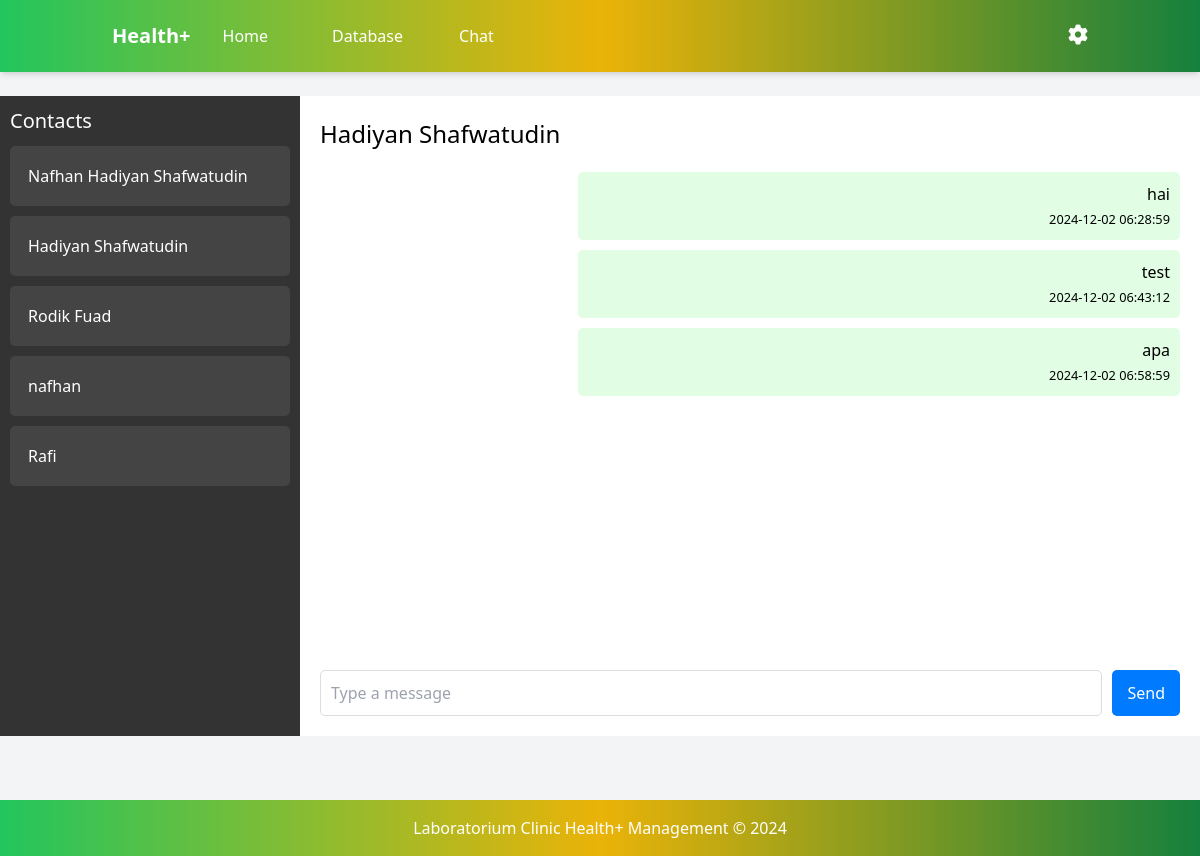
The app's page /chat_admin/2 (signed in) with its own data.
### app/models.py (models this page shows, shortened)
class User(db.Model, UserMixin):
    id = db.Column(db.Integer, primary_key=True)
    username = db.Column(db.String(150), unique=True, nullable=False)
    password = db.Column(db.String(150), nullable=False)

class PersonalData(db.Model):
    id = db.Column(db.Integer, primary_key=True)
    user_id = db.Column(db.Integer, db.ForeignKey('user.id'), unique=True, nullable=False)
    full_name = db.Column(db.String(100), nullable=False)
    nik = db.Column(db.String(20), nullable=False)
    domicile = db.Column(db.String(100), nullable=False)
    phone = db.Column(db.String(15), nullable=False)
    created_at = db.Column(db.DateTime, default=datetime.utcnow)
    user = db.relationship('User', backref=db.backref('personal_data', uselist=False), lazy=True)
    reservations = db.relationship('Reservation', back_populates='patient', lazy=True)

class Chat(db.Model):
    id = db.Column(db.Integer, primary_key=True)
    sender_id = db.Column(db.Integer, db.ForeignKey('user.id'), nullable=False)
    receiver_id = db.Column(db.Integer, db.ForeignKey('user.id'), nullable=False)
    message = db.Column(db.String(500), nullable=False)
    timestamp = db.Column(db.DateTime, default=lambda: datetime.now(timezone.utc))
    is_read = db.Column(db.Boolean, default=False)  # Kolom baru
    sender = db.relationship('User', foreign_keys=[sender_id])
    receiver = db.relationship('User', foreign_keys=[receiver_id])

### app/routes.py (the view, shortened to what this page needs)
@routes.route('/chat_admin', methods=['GET', 'POST'])
@routes.route('/chat_admin/<int:patient_id>', methods=['GET', 'POST'])
def chat_admin(patient_id=None):
    admin_user = User.query.filter_by(username='admin').first()
    if patient_id is None:
        first_patient = User.query.first()
        if first_patient:
            return redirect(url_for('routes.chat_admin', patient_id=first_patient.id))
    selected_patient = User.query.get_or_404(patient_id)
    messages = db.session.query(
        Chat.id,
        Chat.sender_id,
        Chat.receiver_id,
        Chat.message,
        Chat.timestamp,
        Chat.is_read,
        PersonalData.full_name
    ).join(
        PersonalData,
        (Chat.sender_id == PersonalData.user_id) | (Chat.receiver_id == PersonalData.user_id)
    ).filter(
        ((Chat.sender_id == current_user.id) & (Chat.receiver_id == patient_id)) |
        ((Chat.sender_id == patient_id) & (Chat.receiver_id == current_user.id))
    ).all()
    unread_messages = Chat.query.filter_by(receiver_id=current_user.id, sender_id=patient_id, is_read=False).all()
    for msg in unread_messages:
        msg.is_read = True
    db.session.commit()
    users = User.query.filter(User.username != 'admin').all()
    new_messages = len(messages) > 0
    return render_template('chat_admin.html', messages=messages, selected_patient=selected_patient, users=users, admin_user=admin_user, new_messages=new_messages)

### templates/chat_admin.html (shortened to what this page needs)
{% extends 'base_admin.html' %}
{% block content %}
<div class="chat-container">
    <header class="bg-gradient-to-r from-green-500 via-yellow-500 to-green-700 text-white  shadow-md py-4 fixed w-full top-0 z-10">
        <div class="container mx-auto flex justify-between items-center px-6 space-x-8">
            <div class="flex items-center space-x-8">
                <a href="{{ url_for('routes.home_admin') }}" class="font-bold text-xl whitespace-nowrap">Health+</a>
                <nav class="flex space-x-6 items-center">
                    <a href="{{ url_for('routes.home_admin') }}" class="hover:underline">Home</a>
                        <a href="{{ url_for('routes.database') }}" class="block px-4 py-2 hover:bg-blue-100 hover:underline">Database</a>
                    <a href="{{ url_for('routes.chat_admin') }}" class="block px-4 py-2 hover:bg-blue-100 hover:underline">Chat</a>
                </nav>
            </div>
            <div class="relative">
                <button id="settingsButton" class="focus:outline-none">
                  <i id="settingsIcon" class="fa fa-cog text-xl cursor-pointer"></i>
                </button>
              </div>
        </div>
    </header>
    <div class="sidebar">
        <h3 class="sidebar-title">Contacts</h3>
        <ul class="contact-list">
            {% for user in users %}
                <li class="contact-item" style="margin-bottom: 10px;">
                    <a href="{{ url_for('routes.chat_admin', patient_id=user.id) }}">
                        <div class="chat-header-box" style=" color: white; padding: 8px; margin: bottom 10px;; ">
                            <h4>{{ user.personal_data.full_name }}</h4>
                        </div>
                    </a>
                </li>
            {% endfor %}
        </ul>
    </div>
    <div class="chat-area">
        <div class="chat-header">
            <h3>{{ selected_patient.personal_data.full_name }}</h3>
        </div>
        <div class="chat-messages" id="chat-messages">
            {% for message in messages %}
                <div class="message-chat {{ 'sent-admin' if message.sender_id == admin_user.id else 'received' }}">
                    <p>{{ message.message }}</p>
                    <small>
                        <span>{{ message.timestamp.strftime('%Y-%m-%d %H:%M:%S') }}</span><br>
                    </small>
                </div>
            {% endfor %}
        </div>
        <form action="{{ url_for('routes.chat_admin', patient_id=selected_patient.id) }}" method="POST" class="chat-input">
            <input type="text" name="message" placeholder="Type a message" required>
            <button type="submit" id="chat-form">Send</button>
        </form>
    </div>
</div>
{% endblock %}

### records on screen
User: personal_data.full_name "Nafhan Hadiyan Shafwatudin"
User: personal_data.full_name "Hadiyan Shafwatudin"
User: personal_data.full_name "Rodik Fuad"
User: personal_data.full_name "nafhan"
User: personal_data.full_name "Rafi"
PersonalData: personal_data.full_name "Hadiyan Shafwatudin"
Chat: message "hai", timestamp "2024-12-02 06:28:59"
Chat: message "test", timestamp "2024-12-02 06:43:12"
Chat: message "apa", timestamp "2024-12-02 06:58:59"
